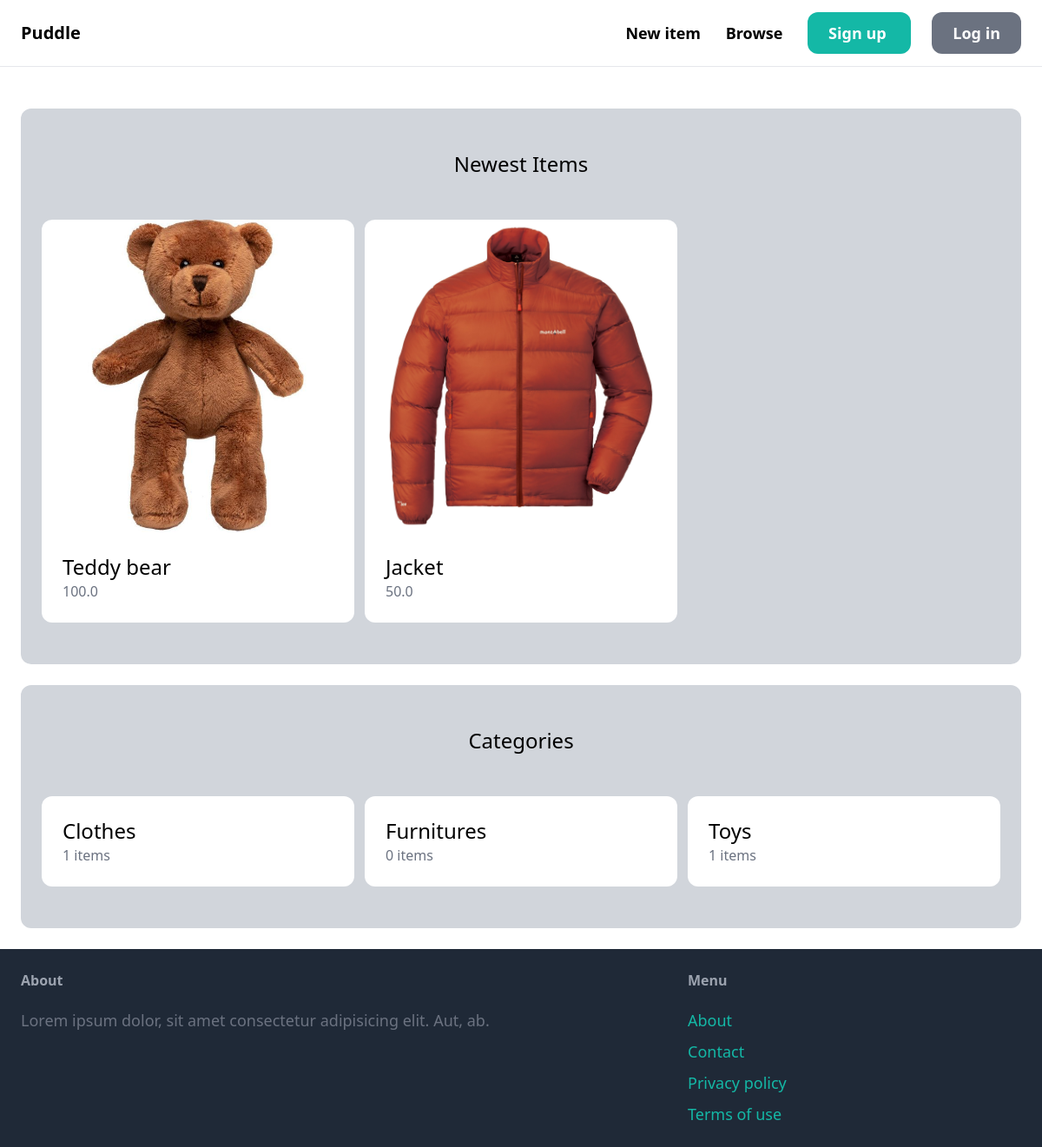
The app's page /, older data.
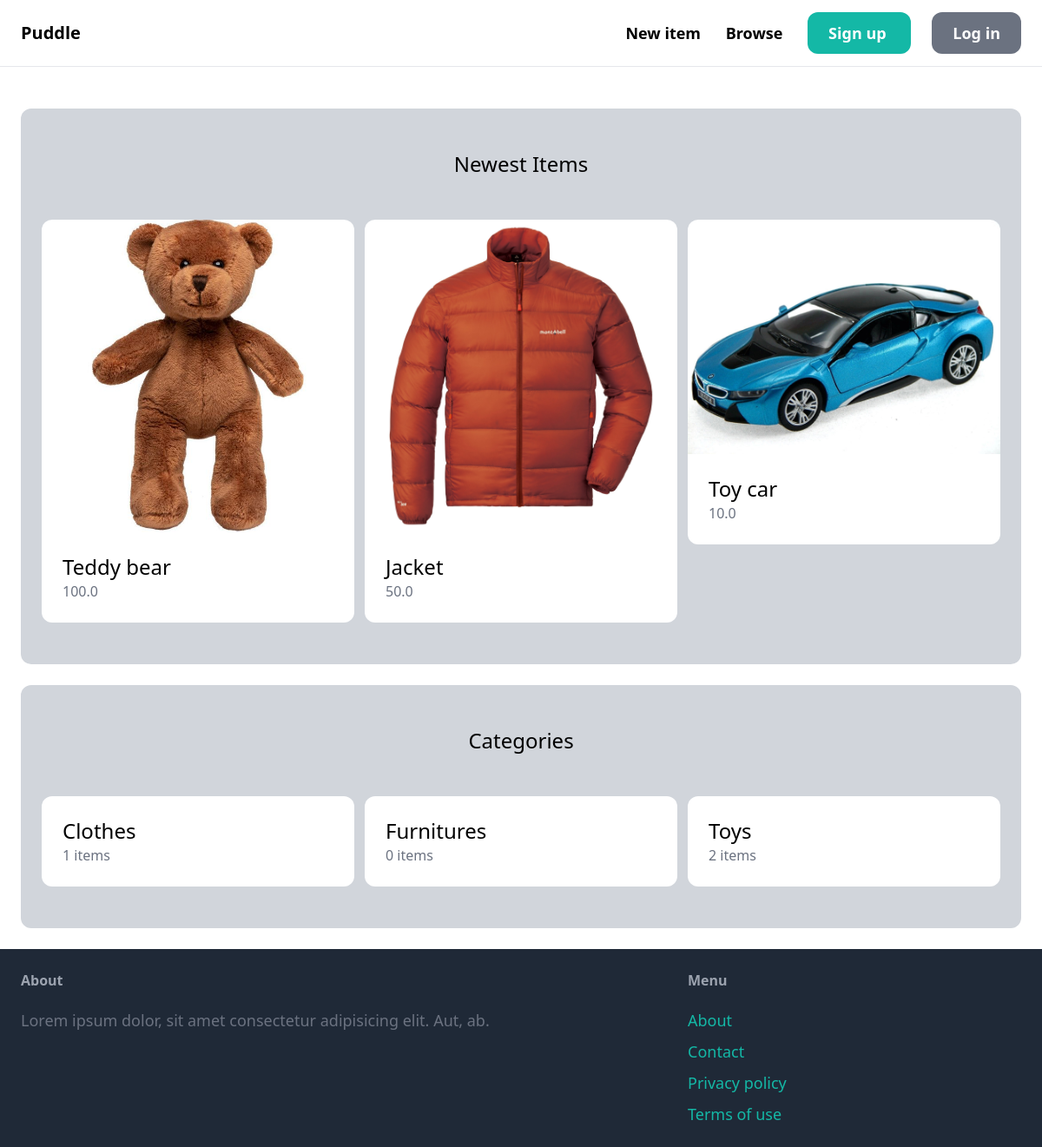
The same page, newer data.
### item/models.py (models this page shows, shortened)
class Item(models.Model):
    category = models.ForeignKey(Category, related_name='items', on_delete=models.CASCADE)
    name = models.CharField(max_length=255)
    description = models.TextField(blank=True, null=True)
    price = models.FloatField()
    image = models.ImageField(upload_to='item_images', blank=True, null=True)
    is_sold = models.BooleanField(default=False)
    created_by = models.ForeignKey(User, related_name='items', on_delete=models.CASCADE)
    created_at = models.DateTimeField(auto_now_add=True)

class Category(models.Model):
    name = models.CharField(max_length=255)
    class Meta:
        ordering = ('name',)
        verbose_name_plural = 'Categories'

### core/views.py (the view)
# urls.py: path('', views.index, name='index'),
def index(request):
    items = Item.objects.filter(is_sold=False)[0:6]
    categories = Category.objects.all()
    context = {
        'categories': categories,
        'items': items,
    }
    return render(request, 'core/index.html', context)

### core/templates/core/index.html (shortened to what this page needs)
{% extends 'core/base.html' %}
{% block content %}
<div class="mt-6 px-6 py-12 bg-gray-300 rounded-xl">
    <h2 class="mb-12 text-2xl text-center">
        Newest Items
    </h2>
    <div class="grid grid-cols-3 gap-3">
        {% for item in items %}
        <div>
            <a href="{% url 'item:detail' item.id %}">
                <div>
                    <img src="{{ item.image.url }}" alt="" class="rounded-t-xl">
                </div>
                <div class="p-6 bg-white rounded-b-xl">
                    <h2 class="text-2xl">{{ item.name }}</h2>
                    <p class="text-gray-500">{{ item.price }}</p>
                </div>
            </a>
        </div>
        {% endfor %}
    </div>
</div>
<div class="mt-6 px-6 py-12 bg-gray-300 rounded-xl">
    <h2 class="mb-12 text-2xl text-center">
        Categories
    </h2>
    <div class="grid grid-cols-3 gap-3">
        {% for category in categories %}
        <div>
            <a href="#">
                <div class="p-6 bg-white rounded-xl">
                    <h2 class="text-2xl">{{ category.name }}</h2>
                    <p class="text-gray-500">{{ category.items.count }} items</p>
                </div>
            </a>
        </div>
        {% endfor %}
    </div>
</div>
{% endblock %}

### core/templates/core/base.html (shortened to what this page needs)
<!DOCTYPE html>
<html lang="en">
<head>
    <script src="https://cdn.tailwindcss.com"></script>
</head>
<body>
    <nav class="py-6 px-6 flex justify-between items-center border-b border-gray-200">
        <a href="/" class="text-xl font-semibold">Puddle</a>
        <div class="space-x-6">
            <a href="#" class="text-lg font-semibold hover:text-gray-500">
                New item
            </a>
            <a href="#" class="text-lg font-semibold hover:text-gray-500">
                Browse
            </a>
            <a href="{% url 'core:signup' %}" class="px-6 py-3 text-lg font-semibold bg-teal-500 text-white rounded-xl hover:bg-teal-700">
                Sign up
            </a>
            <a href="#" class="px-6 py-3 text-lg font-semibold bg-gray-500 text-white rounded-xl hover:bg-gray-700">
                Log in
            </a>
        </div>
    </nav>
    <div class="px-6 py-6">
        {% block content %}
        {% endblock %}
    </div>
    <footer class="py-6 px-6 flex justify-between bg-gray-800">
        <div class="w-2/3 pr-10">
            <h3 class="mb-5 font-semibold text-gray-400">
                About
            </h3>
            <p class="text-lg text-gray-500">
                Lorem ipsum dolor, sit amet consectetur adipisicing elit. Aut, ab.
            </p>
        </div>
        <div class="w-1/3">
            <h3 class="mb-5 font-semibold text-gray-400">
                Menu
            </h3>
            <ul class="space-y-2">
                <li>
                    <a href="#" class="text-lg text-teal-500 hover:text-teal-700">
                        About
                    </a>
                </li>
                <li>
                    <a href="{% url 'core:contact' %}" class="text-lg text-teal-500 hover:text-teal-700">
                        Contact
                    </a>
                </li>
                <li>
                    <a href="#" class="text-lg text-teal-500 hover:text-teal-700">
                        Privacy policy
                    </a>
                </li>
                <li>
                    <a href="#" class="text-lg text-teal-500 hover:text-teal-700">
                        Terms of use
                    </a>
                </li>
            </ul>
        </div>
    </footer>
</body>
</html>

Row changes from the older to the newer data that the page shows:
added Item: image (picture), name "Toy car", price "10.0"
computed for Category "Toys": items.count "1" → "2"
